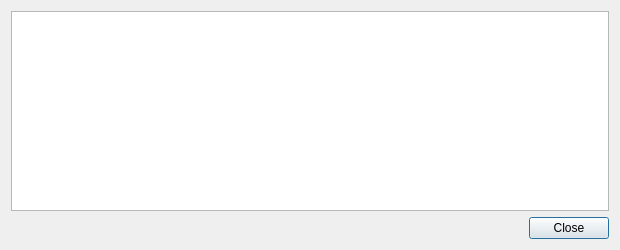
<?xml version="1.0" encoding="UTF-8"?>
<ui version="4.0">
 <class>TransactionDescDialog</class>
 <widget class="QDialog" name="TransactionDescDialog">
  <property name="geometry">
   <rect>
    <x>0</x>
    <y>0</y>
    <width>620</width>
    <height>250</height>
   </rect>
  </property>
  <property name="windowTitle">
   <string>Transaction details</string>
  </property>
  <layout class="QVBoxLayout" name="verticalLayout">
   <item>
    <widget class="QTextEdit" name="detailText">
     <property name="toolTip">
      <string>This pane shows a detailed description of the transaction</string>
     </property>
     <property name="readOnly">
      <bool>true</bool>
     </property>
     <property name="html">
      <string>&lt;!DOCTYPE HTML PUBLIC &quot;-//W3C//DTD HTML 4.0//EN&quot; &quot;http://www.w3.org/TR/REC-html40/strict.dtd&quot;&gt;
&lt;html&gt;&lt;head&gt;&lt;meta name=&quot;qrichtext&quot; content=&quot;1&quot; /&gt;&lt;style type=&quot;text/css&quot;&gt;
p, li { white-space: pre-wrap; }
&lt;/style&gt;&lt;/head&gt;&lt;body style=&quot; font-family:'Lucida Grande'; font-size:13pt; font-weight:400; font-style:normal;&quot;&gt;
&lt;p style=&quot;-qt-paragraph-type:empty; margin-top:0px; margin-bottom:0px; margin-left:0px; margin-right:0px; -qt-block-indent:0; text-indent:0px; font-family:'Helvetica Neue'; font-weight:96;&quot;&gt;&lt;br /&gt;&lt;/p&gt;&lt;/body&gt;&lt;/html&gt;</string>
     </property>
    </widget>
   </item>
   <item>
    <widget class="QDialogButtonBox" name="buttonBox">
     <property name="orientation">
      <enum>Qt::Horizontal</enum>
     </property>
     <property name="standardButtons">
      <set>QDialogButtonBox::Close</set>
     </property>
    </widget>
   </item>
  </layout>
 </widget>
 <resources/>
 <connections>
  <connection>
   <sender>buttonBox</sender>
   <signal>accepted()</signal>
   <receiver>TransactionDescDialog</receiver>
   <slot>accept()</slot>
   <hints>
    <hint type="sourcelabel">
     <x>248</x>
     <y>254</y>
    </hint>
    <hint type="destinationlabel">
     <x>157</x>
     <y>274</y>
    </hint>
   </hints>
  </connection>
  <connection>
   <sender>buttonBox</sender>
   <signal>rejected()</signal>
   <receiver>TransactionDescDialog</receiver>
   <slot>reject()</slot>
   <hints>
    <hint type="sourcelabel">
     <x>316</x>
     <y>260</y>
    </hint>
    <hint type="destinationlabel">
     <x>286</x>
     <y>274</y>
    </hint>
   </hints>
  </connection>
 </connections>
</ui>
